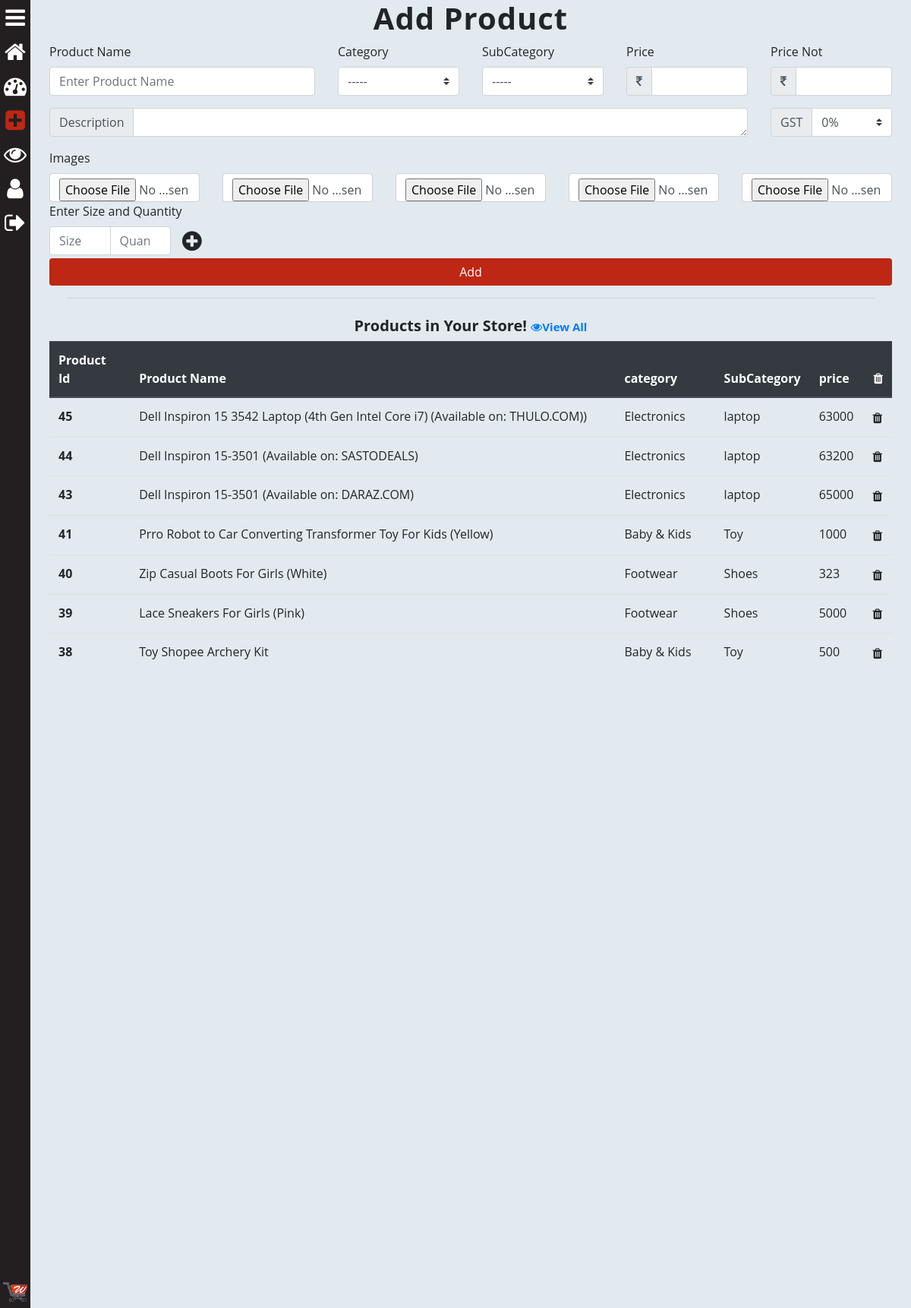
The app's page /seller/add_product/ (signed in), older data.
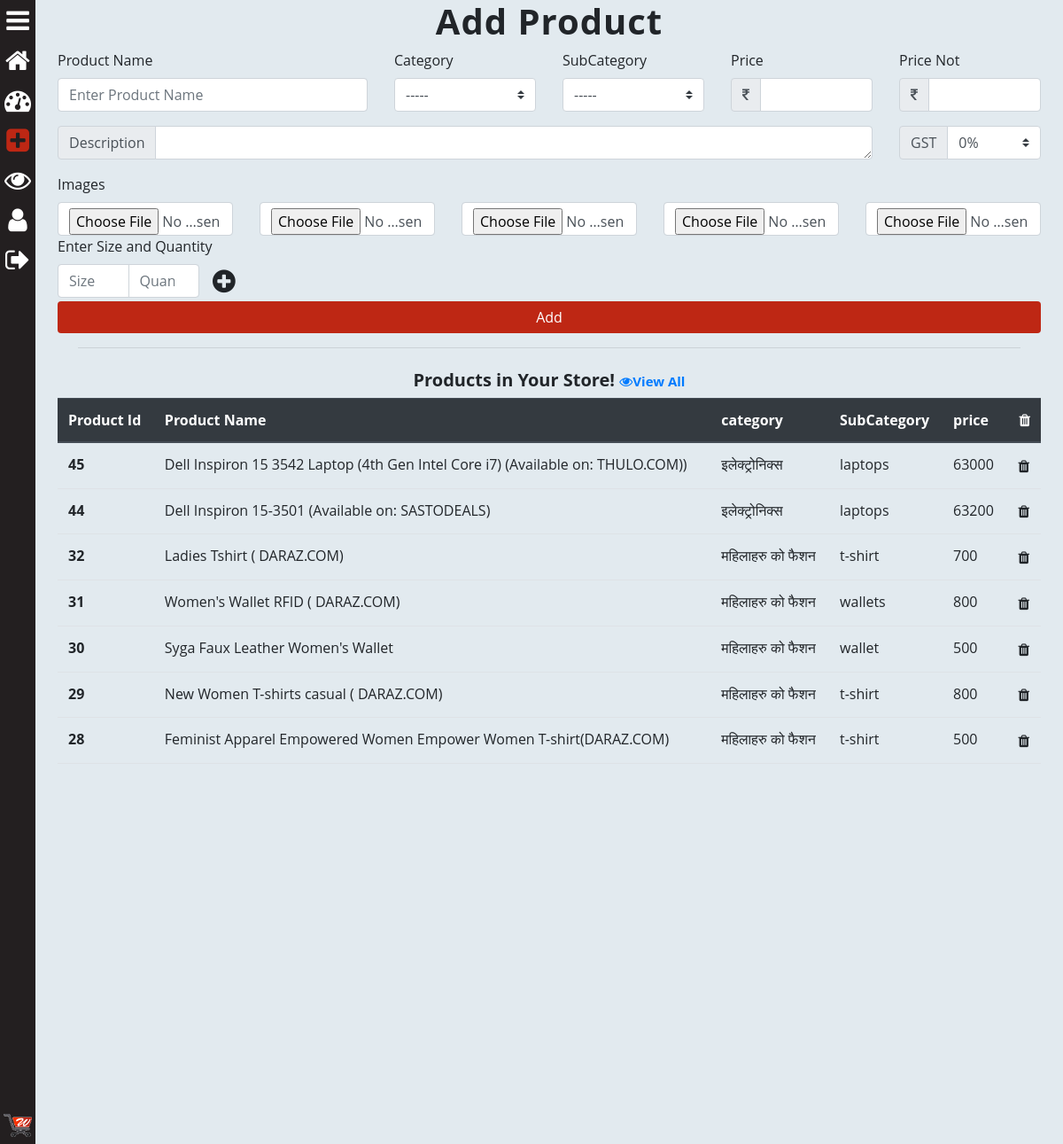
The same page, newer data.
### saler/models.py (models this page shows, shortened)
class Product(models.Model):
	GST_CHOICES = (("0",'0'),("3",'3'),("5",'5'),("12",'12'),("18",'18'),("28",'28'))
	product_id = models.BigAutoField(primary_key=True)
	product_id2 = models.CharField(max_length=100,default='')
	shop = models.ForeignKey(User, on_delete=models.CASCADE,default='')
	product_name = models.CharField(max_length=100)
	category = models.ForeignKey(category, default="", verbose_name="Category", on_delete=models.SET_DEFAULT, null=True)
	subcategory = models.CharField(max_length=50, default="")
	price = models.IntegerField(default=0)
	price_not = models.IntegerField(default=999)
	desc = models.TextField()
	gst = models.CharField(default='0',max_length=3,choices=GST_CHOICES)
	pub_date = models.DateField(auto_now=True)
	image1 = models.ImageField(upload_to='products/images', default="",null=True)
	image2 = models.ImageField(upload_to='products/images', default="",null=True,blank=True)
	image3 = models.ImageField(upload_to='products/images', default="",null=True,blank=True)
	image4 = models.ImageField(upload_to='products/images', default="",null=True,blank=True)
	image5 = models.ImageField(upload_to='products/images', default="",null=True,blank=True)

class category(models.Model):
	name = models.CharField(max_length=50, default="")
	sub_Categories  = models.TextField(default="")
	def __str__(self):
		return f'{self.name}'

### saler/views.py (the view, shortened to what this page needs)
# urls.py: path('add_product/', views.add_product, name="add_product"),
@login_required
def add_product(request):
	if request.user.is_superuser or request.user.is_staff:
		prod = [p for p in Product.objects.all() if p.shop == request.user]
		if request.method == 'GET':
			pro_id = request.GET.get('pro_id', 0)
			del_prod = [p.product_id for p in Product.objects.all() if p.shop == request.user]
			if int(pro_id) in del_prod:
				Product.objects.filter(product_id=int(pro_id))[0].delete()
				messages.success(request, f'The Product of id {pro_id} is deleted !')
				return redirect('/seller/add_product/')
		subcat=[]
		for cat in category.objects.all():
			x = cat.sub_Categories.split(',')
			x.insert(0, cat)
			subcat.append(x)
		params = {
			'prod':prod[::-1][0:20],
			'cart_element_no' : len([p for p in MyCart.objects.all() if p.user == request.user]),
			'subcat':subcat,
			}
		return render(request, 'saler/add_product.html',params)
	else:
		return redirect("/")

### saler/templates/saler/add_product.html (shortened to what the changed rows need)
{% extends 'saler/base.html' %}
{% load crispy_forms_tags %}
{% block saler_body %}
<div class="container">
	<h1 style="text-align: center; letter-spacing: 1px; font-family: Sans-Serif Fonts; font-weight: bolder;">Add Product
	</h1>
</div>
<div class="container">
	<div style="max-height: 420px; overflow-y: scroll;">
		<table class="table">
			<thead class="thead-dark">
				<tr>
					<th scope="col">Product Id</th>
					<th scope="col">Product Name</th>
					<th scope="col">category</th>
					<th scope="col">SubCategory</th>
					<th scope="col">price</th>
					<th scope="col" style="text-align: right;"><i class="fa fa-trash" aria-hidden="true"></i></th>
				</tr>
			</thead>
			<tbody>
				{% for pr in prod %}
				<tr>
					<th scope="row">{{pr.product_id}}</th>
					<td>{{pr.product_name}}</td>
					<td>{{pr.category}}</td>
					<td>{{pr.subcategory}}</td>
					<td>{{pr.price}}</td>
					<form>
						<td style="text-align: right;"><button type="submit" class="btn" style="margin: 0;padding: 0"><i
									class="fa fa-trash" aria-hidden="true"></i></button></td>
					</form>
				</tr>
				{% endfor %}
			</tbody>
		</table>
	</div>
</div>
{% endblock saler_body %}

Row changes from the older to the newer data that the page shows:
removed Product: product_id "43", product_name "Dell Inspiron 15-3501 (Available on: DARAZ.COM)", category "Electronics", subcategory "laptop", price "65000"
removed Product: product_id "41", product_name "Prro Robot to Car Converting Transformer Toy For Kids (Yellow)", category "Baby & Kids", subcategory "Toy", price "1000"
removed Product: product_id "40", product_name "Zip Casual Boots For Girls (White)", category "Footwear", subcategory "Shoes", price "323"
removed Product: product_id "39", product_name "Lace Sneakers For Girls (Pink)", category "Footwear", subcategory "Shoes", price "5000"
removed Product: product_id "38", product_name "Toy Shopee Archery Kit", category "Baby & Kids", subcategory "Toy", price "500"
changed Product "Dell Inspiron 15 3542 Laptop (4th Gen Intel Core i7) (Available on: THULO.COM))": category "Electronics" → "इलेक्ट्रोनिक्स"; subcategory "laptop" → "laptops"
changed Product "Dell Inspiron 15-3501 (Available on: SASTODEALS)": category "Electronics" → "इलेक्ट्रोनिक्स"; subcategory "laptop" → "laptops"
now on this page (row edited): Product: product_id "32", product_name "Ladies Tshirt ( DARAZ.COM)", category "महिलाहरु को फैशन", subcategory "t-shirt", price "700"
now on this page (row edited): Product: product_id "31", product_name "Women's Wallet RFID ( DARAZ.COM)", category "महिलाहरु को फैशन", subcategory "wallets", price "800"
now on this page (row edited): Product: product_id "30", product_name "Syga Faux Leather Women's Wallet", category "महिलाहरु को फैशन", subcategory "wallet", price "500"
now on this page (row edited): Product: product_id "29", product_name "New Women T-shirts casual ( DARAZ.COM)", category "महिलाहरु को फैशन", subcategory "t-shirt", price "800"
now on this page (row edited): Product: product_id "28", product_name "Feminist Apparel Empowered Women Empower Women T-shirt(DARAZ.COM)", category "महिलाहरु को फैशन", subcategory "t-shirt", price "500"
